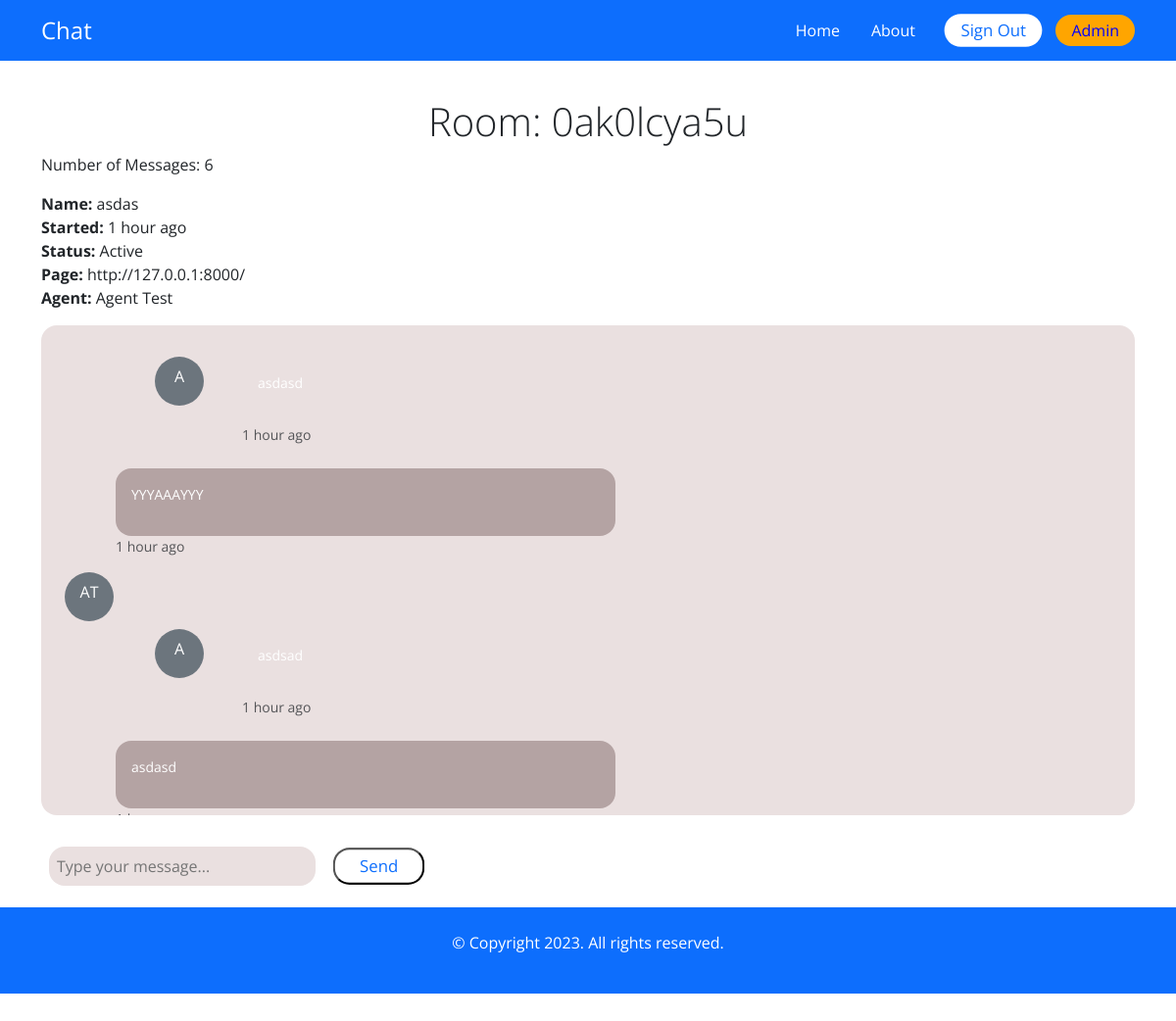
Page /chat-admin/0ak0lcya5u/ (signed in) on the committed database.
### chat/models.py (models this page shows, shortened)
class Room(models.Model):
    WAITING = 'waiting'
    ACTIVE = 'active'
    CLOSED = 'closed'
    CHOICES_STATUS = (
        (WAITING, 'Waiting'),
        (ACTIVE, 'Active'),
        (CLOSED, 'Closed'),
    )
    room_id = models.CharField(max_length=255)
    client = models.CharField(max_length=255)
    agent = models.ForeignKey(User, related_name='rooms', blank=True, null=True, on_delete=models.SET_NULL)
    messages = models.ManyToManyField(Message, blank=True)
    url = models.CharField(max_length=255, blank=True, null=True)
    status = models.CharField(max_length=7, choices=CHOICES_STATUS, default=WAITING)
    created_at = models.DateTimeField(auto_now_add=True)
    class Meta:
        ordering = ('-created_at',)

class Message(models.Model):
    message_body = models.TextField()
    sent_by = models.CharField(max_length=255)
    created_at = models.DateTimeField(auto_now_add=True)
    created_by = models.ForeignKey(User, blank=True, null=True, on_delete=models.SET_NULL)
    class Meta:
        ordering = ('created_at',)

### account/models.py (models this page shows)
class User(AbstractBaseUser, PermissionsMixin):
    AGENT = 'agent'
    MANAGER = 'manager'
    ROLES_CHOICES = (
        (AGENT, 'Agent'),
        (MANAGER, 'Manager'),
    )
    id = models.UUIDField(primary_key=True, default=uuid.uuid4, editable=False)
    email = models.EmailField(unique=True)
    name = models.CharField(max_length=255, blank=True, default='')
    role = models.CharField(max_length=20, choices=ROLES_CHOICES, default=AGENT)
    is_active = models.BooleanField(default=True)
    is_superuser = models.BooleanField(default=False)
    is_staff = models.BooleanField(default=False)
    date_joined = models.DateTimeField(default=timezone.now)
    last_login = models.DateTimeField(blank=True, null=True)
    objects = CustomUserManager()
    USERNAME_FIELD = 'email'
    EMAIL_FIELD = 'email'
    REQUIRED_FIELDS = ['name']

### chat/views.py (the view)
# urls.py: path('chat-admin/<str:room_id>/', views.room, name='room'),
@login_required
def room(request, room_id):
    room = Room.objects.get(room_id=room_id)
    if room.status == Room.WAITING:
        room.status = Room.ACTIVE
        room.agent = request.user
        room.save()
    context= {'room': room,}
    return render(request, 'chat/room.html', context=context)

### chat/templatetags/chatextras.py (called while the page is built)
@register.filter(name='initials')
def initials(value):
    initials = ''
    for name in value.split(' '):
        if name and len(initials) < 3:
            initials += name[0].upper()
    return initials

### chat/templates/chat/room.html
{% extends 'core/base.html' %}
{% load static chatextras %}
{% block content %}
<div class="container ml-auto">
    <h1 class="room-h1">Room: {{ room.room_id }}</h1>
    <p>Number of Messages: {{ room.messages.all|length }}</p>
    <p>
        <b>Name: </b> {{room.client}} <br>
        <b>Started: </b> {{room.created_at|timesince}} ago<br>
        <b>Status: </b> {{room.get_status_display}} <br>
        <b>Page: </b> {{room.url}} <br>
        <b>Agent: </b> {% firstof room.agent.name 'None yet...'%} <br>
    </p>
    <div id="chat_log" class="mb-4 p-4 rounded-4" style="height: 500px;">
        {% for message in room.messages.all %}
        <div class="container mt-2 {% if message.created_by %}agent-bubble text-white{% else %}client-bubble{% endif %}">
            <div class="row">
                {% if not message.created_by %}
                    <div class="col-md-1">
                        <div class="text-white rounded-circle bg-secondary text-center pt-2 initials" style="width: 50px; height: 50px;">
                            {{ message.sent_by|initials }}
                        </div>
                    </div>
                {% endif %}
                <div class="col-md-6 ml-auto">
                    <div class="p-3 rounded-4" >
                        <p class="text-white text-sm overflow-hidden" style="white-space: normal; word-wrap: break-word;">{{message.message_body}}</p>
                    </div>
                    <p class="text-muted">{{ message.created_at|timesince }} ago</p>
                </div>
            </div>
        </div>
        {% if message.created_by %}
            <div class="col-md-1">
                <div class="text-white rounded-circle bg-secondary text-center pt-2 initials" style="width: 50px; height: 50px;">
                    {{ message.sent_by|initials }}
                </div>
            </div>
        {% endif %}
        {% endfor %}
    </div>
    {% if room.status == 'active' %}
        <input id="chat_message_input" type="text" name="message_body" class="p-2 m-2 rounded-4" placeholder="Type your message...">
        <button id="chat_message_submit" class="custom-btn rounded-4 my-2 px-4 py-1 p-2 m-2 mb-4">Send</button>
    {% endif %}
</div>
{% endblock %}

### static/css/main.css (style rules this page uses)
body { font-family: 'Open Sans', sans-serif; overflow-y: scroll; overflow-x: hidden; }
a, .custom-btn { text-decoration: none; transition: all .2s ease-in-out; }
a:hover, .custom-btn { transform: scale(1.05) !important; }
h1 { margin-top: 1rem; text-align: center; font-weight: 300; }
.custom-btn { color: #0d6efd !important; background-color: white !important; padding: 3px 10px; border-radius: 4px; }
input { background-color: rgb(234, 224, 224); border-radius: 130px; padding: 0.3rem; border: none; }
#chat_log { background-color: rgb(234, 224, 224) !important; height: 300px; overflow: scroll; overflow-x: hidden; }
#chat_message_input { width: 17rem; }
.client-bubble { margin-left: 80px; }
.client-bubble p { font-size: 14px; }
.agent-bubble .col-md-6 { margin-left: 40px; }
.agent-bubble .p-3 { background-color: rgb(180, 163, 163); }
.agent-bubble p { font-size: 14px; }
.room-h1 { margin-top: 100px !important; }

### rows in the picture
Room: room_id "0ak0lcya5u", messages.all|length "6", client "asdas", created_at "1 hour", status "Active", url "http://127.0.0.1:8000/", agent.name "Agent Test"
Message: sent_by|initials "A", message_body "asdasd", created_at "1 hour"
Message: message_body "YYYAAAYYY", created_at "1 hour", sent_by|initials "AT"
Message: sent_by|initials "A", message_body "asdsad", created_at "1 hour"
Message: message_body "asdasd"
